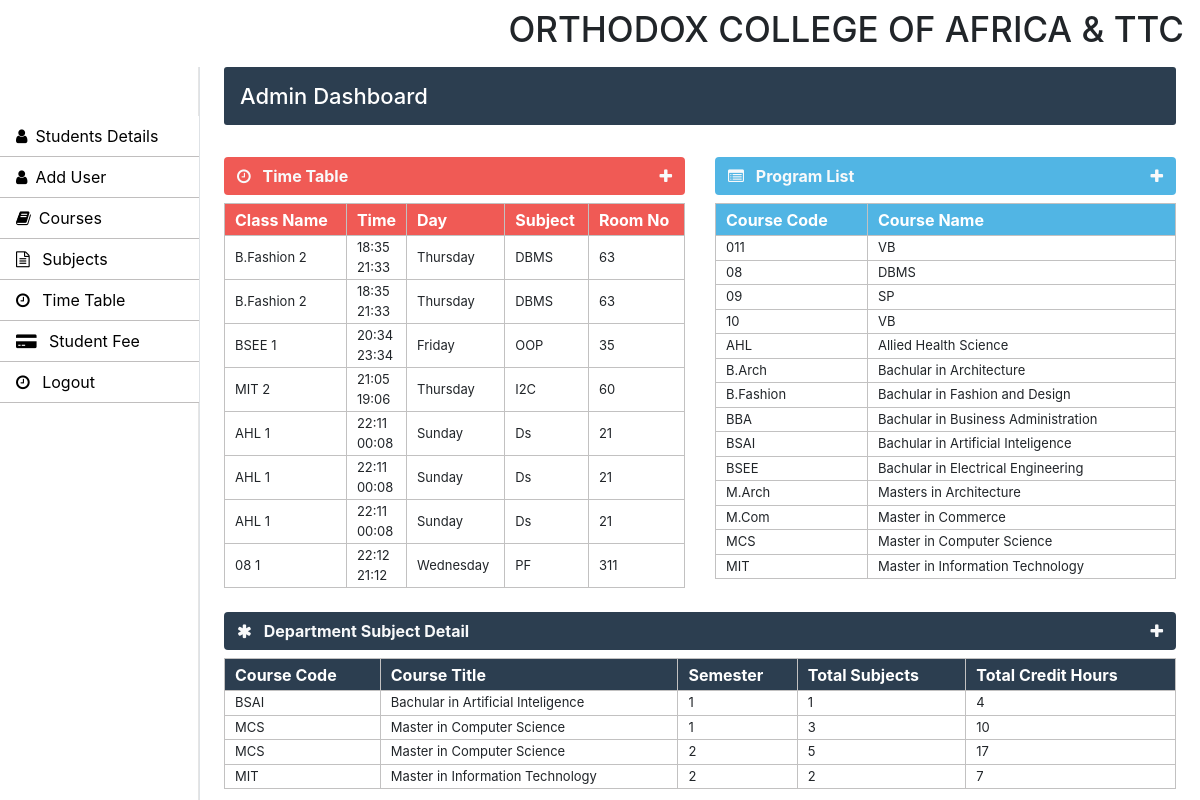
Screenshot of /admin/dashboard.php with the database file from the repository.
### tables this page shows
CREATE TABLE `courses` (
  `course_code` varchar(10) NOT NULL,
  `course_name` varchar(50) NOT NULL,
  `semester_or_year` varchar(10) NOT NULL,
  `no_of_year` int(10) NOT NULL
);

### admin/dashboard.php (the view, shortened to what this page needs)
<?php
		require('../db/connect.php');
	?>
<!DOCTYPE html>
<html>
  <!doctype html>
<html lang="en">
	<head>
      <link rel="stylesheet" type="text/css" href="css/bootstrap.min.css">
      <link rel="stylesheet" type="text/css" href="css/footer.css">
      <link rel="stylesheet" type="text/css" href="css/style.css">
    <link rel="stylesheet" href="https://stackpath.bootstrapcdn.com/font-awesome/4.7.0/css/font-awesome.min.css">
  </head>
  <body>
  	<nav id="nav" class="navbar ">
		<div id="title">
		  	<h1>ORTHODOX COLLEGE OF AFRICA & TTC</h1>
		</div>
	</nav>
    <nav id="sidebarMenu" class="">
			<div class="col-xl-2 col-lg-3 col-md-4 sidebar position-fixed border-right">
        <div class="sidebar-header">
          <div class="nav-item">
              <a class="nav-link text-white" href="dashboard.php">
                  <i class="fa fa-home mr-2" aria-hidden="true"></i> Dashboard
              </a>
          </div>
        </div>
        <ul class="nav flex-column">
        	<li class="nav-item">
            <a class="nav-link" href="../admin/Student.php">
              <i class="fa fa-user mr-2" aria-hidden="true"></i>Students Details
            </a>
		      </li>
          <li class="nav-item">
            <a class="nav-link" href="#">
              <i class="fa fa-user mr-2" aria-hidden="true"></i>Add User
            </a>
		      </li>
          <li class="nav-item">
            <a class="nav-link" href="../admin/Courses.php">
              <i class="fa fa-book mr-2" aria-hidden="true"></i>Courses
            </a>
          </li>
          <li class="nav-item">
            <a class="nav-link" href="../admin/subjects.php">
              <i class="fa fa-file-text-o mr-2" aria-hidden="true"></i> Subjects
            </a>
          </li>
          <li class="nav-item">
            <a class="nav-link" href="../admin/time-table.php">
               <i class="fa fa-clock-o mr-2" aria-hidden="true"></i> Time Table
            </a>
		  		</li>
           <li class="nav-item">
            <a class="nav-link" href="../admin/student-fee.php">
              <i class="fa fa-credit-card-alt mr-2" aria-hidden="true"></i> Student Fee
            </a>
          </li>
          <li class="nav-item">
            <a class="nav-link" href="../index.php">
               <i class="fa fa-clock-o mr-2" aria-hidden="true"></i> Logout
            </a>
		  </li>
        </ul>
      </div>
    </nav>
		<main role="main" class="col-xl-10 col-lg-9 col-md-8 ml-sm-auto px-md-4 mb-2 w-100 page-content-index">
			<div class="flex-wrap flex-md-no-wrap pt-3 pb-2 mb-3 text-white admin-dashboard pl-3">
				<h4>Admin Dashboard </h4>
			</div>
			<div class="row">
				<div class=" col-lg-6 col-md-12 col-sm-12 ">
					<div>
						<section class="mt-3">
							<div class="btn btn-block table-one text-light d-flex">
								<span class="font-weight-bold"><i class="fa fa-clock-o mr-2" aria-hidden="true"></i> Time Table</span>
								<a href="" class="ml-auto" data-toggle="collapse" data-target="#collapseOne"><i class="fa fa-plus text-light" aria-hidden="true"></i></a>
							</div>
							<div class="collapse show mt-2" id="collapseOne">
								<table class="w-100 table-elements table-one-tr"cellpadding="2">
									<tr class="pt-5 table-one text-white" style="height: 32px;">
										<th>Class Name</th>
										<th>Time</th>
										<th>Day</th>
										<th>Subject</th>
										<th>Room No</th>
									</tr>
										<?php
										$query="select * from time_table tt inner join weekdays wd on tt.day=wd.day_id";
										$run=mysqli_query($con,$query);
										while($row=mysqli_fetch_array($run)) {
											echo "<tr>";
											echo "<td>".$row["course_code"]." ".$row["semester"]."</td>";
											echo "<td>".$row["timing_from"]."<br>".$row["timing_to"]."</td>";
											echo "<td>".$row["day_name"]."</td>";
											echo "<td>".$row["subject_code"]."</td>";
											echo "<td>".$row["room_no"]."</td>";
											echo "</tr>";
										}
									?>
								</table>
							</div>
						</section>
					</div>
				</div>
				<div class=" col-lg-6 col-md-12 col-sm-12">
					<div>
						<section class="mt-3">
							<div class="btn btn-block table-two text-light d-flex">
								<span class="font-weight-bold"><i class="fa fa-list-alt mr-2" aria-hidden="true"></i> Program List</span>
								<a href="" class="ml-auto" data-toggle="collapse" data-target="#collapsetwo"><i class="fa fa-plus text-light" aria-hidden="true"></i></a>
							</div>
							<div class="collapse show mt-2" id="collapsetwo">
								<table class="w-100 table-elements table-two-tr"cellpadding="2">
									<tr class="pt-5 table-two text-white" style="height: 32px;">
										<th>Course Code</th>
										<th>Course Name</th>
									</tr>
									<?php
										$query="select course_name,course_code from courses";
										$run=mysqli_query($con,$query);
										while($row=mysqli_fetch_array($run)) { ?>
											<tr>
												<td><?php echo $row['course_code'] ?></td>
												<td><?php echo $row['course_name'] ?></td>
											</tr>
										<?php }
									?>
								</table>
							</div>
						</section>
					</div>
				</div>
				<div class="col-md-12">
					<div>
						<section class="mt-4">
							<div class="btn btn-block table-three text-light d-flex">
								<span class="font-weight-bold"><i class="fa fa-asterisk mr-2" aria-hidden="true"></i> Department Subject Detail</span>
								<a href="" class="ml-auto" data-toggle="collapse" data-target="#collapsethree"><i class="fa fa-plus text-light" aria-hidden="true"></i></a>
							</div>
							<div class="collapse show mt-2" id="collapsethree">
								<table class="w-100 table-elements table-three-tr"cellpadding="2">
									<tr class="pt-5 table-three text-white" style="height: 32px;">
										<th>Course Code</th>
										<th>Course Title</th>
										<th>Semester</th>
										<th>Total Subjects</th>
										<th>Total Credit Hours</th>
									</tr>
									<?php
										$query="select course_code,course_name,semester,count(subject_code) as subject_code,sum(credit_hours) as credit_hours from course_subjects join courses using(course_code) group by course_code, semester";
										$run=mysqli_query($con,$query);
										while($row=mysqli_fetch_array($run)) {
											echo "<tr>";
											echo "<td>".$row["course_code"]."</td>";
											echo "<td>".$row["course_name"]."</td>";
											echo "<td>".$row["semester"]."</td>";
											echo "<td>".$row["subject_code"]."</td>";
											echo "<td>".$row["credit_hours"]."</td>";
											echo "</tr>";
										}
									?>
								</table>
							</div>
						</section>
					</div>
				</div>
			</div>
		</main>
</body>
</html>

### admin/css/style.css (style rules this page uses)
h1 { font-size: 35px; }
h4 { font-size: 22px; }
.sidebar { padding: 0; margin-top: 1px; height: 100%; box-shadow: inset -1px 0 0 rgba(0, 0, 0, .1); background-color: #fff; }
.sidebar-header { background: #; font-size: 22px !important; }
.sidebar ul { background-color: #ffffff; }
.sidebar ul li { border-bottom: 1px solid rgb(192, 190, 190); }
.sidebar ul li a { font-size: 16px !important; color: black; }
.admin-dashboard { margin-top: 1px !important; background: #2c3e50 !important; border-radius: 3px; }
.table-elements tr, td, th { font-size: 13px; border: 1px solid rgb(194, 193, 193); padding-left: 10px !important; }
.table-one { background: #eb1811b6; }
.table-two { background: #51b5e4; }
.table-three { background: #2c3e50 !important; }
.table-font-for-transcript td, th { font-size: 16px !important; }

### rows the page displays
courses: course_code "011", course_name "VB"
courses: course_code "08", course_name "DBMS"
courses: course_code "09", course_name "SP"
courses: course_code "10", course_name "VB"
courses: course_code "AHL", course_name "Allied Health Science"
courses: course_code "B.Arch", course_name "Bachular in Architecture"
courses: course_code "B.Fashion", course_name "Bachular in Fashion and Design"
courses: course_code "BBA", course_name "Bachular in Business Administration"
courses: course_code "BSAI", course_name "Bachular in Artificial Inteligence"
courses: course_code "BSEE", course_name "Bachular in Electrical Engineering"
courses: course_code "M.Arch", course_name "Masters in Architecture"
courses: course_code "M.Com", course_name "Master in Commerce"
courses: course_code "MCS", course_name "Master in Computer Science"
courses: course_code "MIT", course_name "Master in Information Technology"

### other values shown
$row["course_code"] "B.Fashion"
$row["semester"] "2"
$row["timing_from"] "18:35"
$row["timing_to"] "21:33"
$row["day_name"] "Thursday"
$row["subject_code"] "DBMS"
$row["room_no"] "63"
$row["course_code"] "BSEE"
$row["semester"] "1"
$row["timing_from"] "20:34"
$row["timing_to"] "23:34"
$row["day_name"] "Friday"
$row["subject_code"] "OOP"
$row["room_no"] "35"
$row["course_code"] "MIT"
